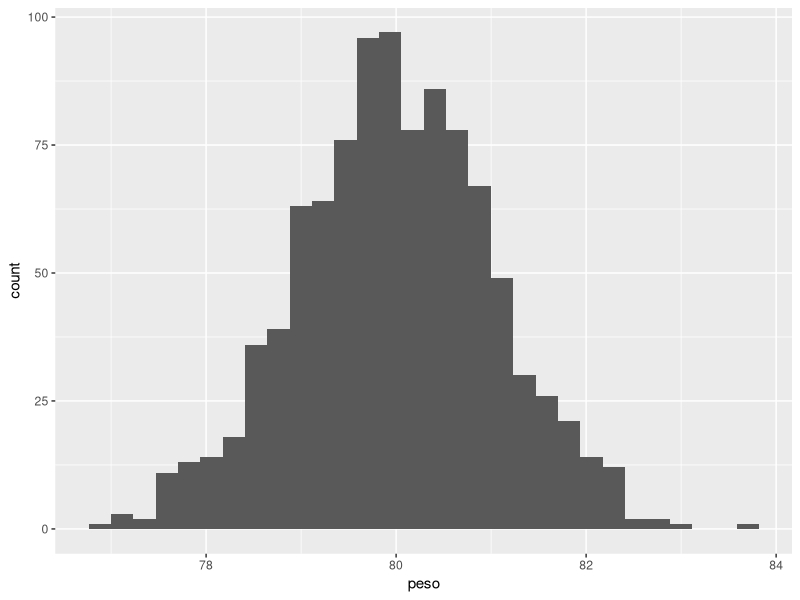
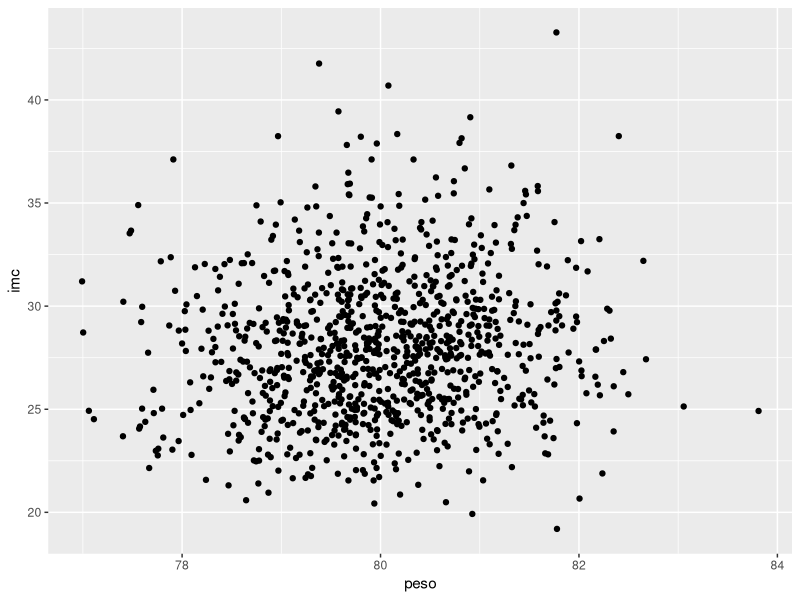
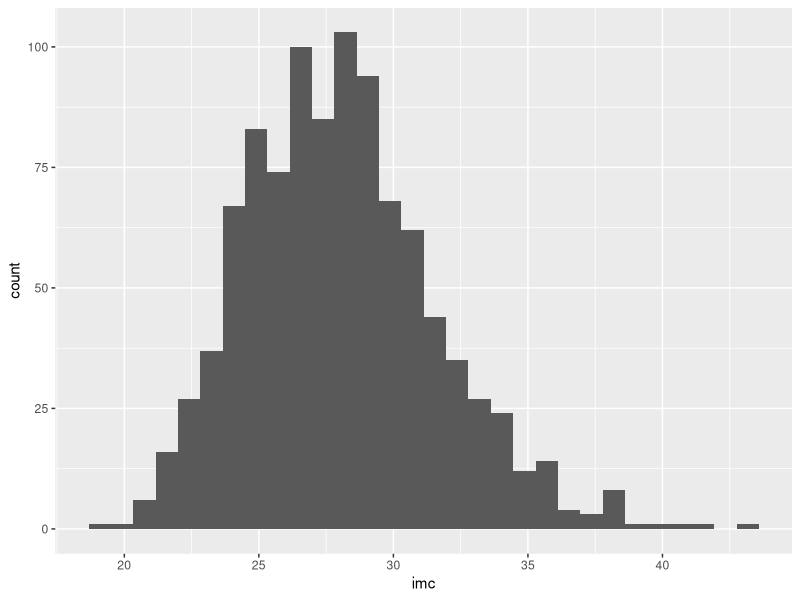

Source code (R) for these figures, in order:
## ---- chunk 1
library(tidyverse)
## ---- chunk 2
# set seed para reproducibilidad
set.seed(1)

# creando dataframe con peso, talla e imc
df_grafico <- tibble(peso = rnorm(1000, 80, sd = 1),
                     talla = rnorm(1000, 1.70, sd = .1), 
                     imc = peso / talla ^ 2)
## ---- chunk 3
ggplot(df_grafico, aes(x = peso)) + 
  geom_histogram()
## ---- chunk 4
ggplot(df_grafico, aes(x = peso, y = imc)) + 
  geom_point()
## ---- chunk 5
ggplot(df_grafico, aes(x = imc)) + 
  geom_histogram()
